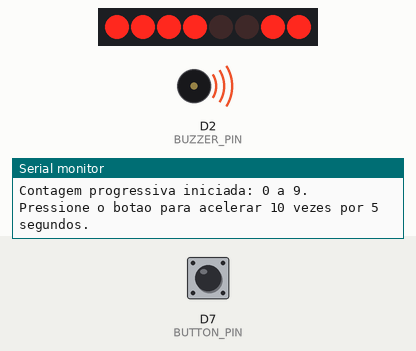
Recording of a program running on a simulated ESP8266 (NodeMCU). Shown: 8 port-expander outputs drawn as a row of LEDs (first output left, lit = HIGH), buzzer (waves = sounding, pin HIGH), the last lines printed to the serial monitor. Wiring (inferred from the names in the program): PCF8574 port expander at I2C address 0x20. Wiring (inferred from the signals the program sends): row of LEDs: on Q0, Q1, Q2, Q3, Q4, Q5, Q6, Q7. The test bench sets the inputs (shaded band); at power-on: D7 (BUTTON_PIN) HIGH.

Above: at 1.1 s.
At 2.6 s:
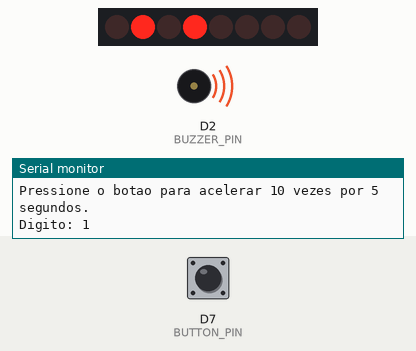
2.7 s: D7 (BUTTON_PIN) pulled LOW for 0.15 s
At 3.89 s:
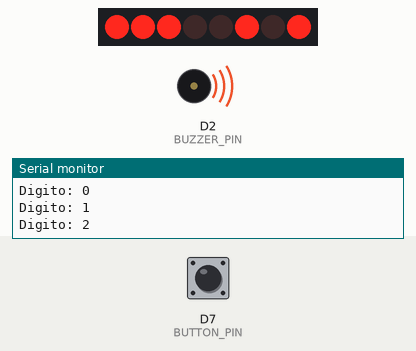
At 4.29 s:
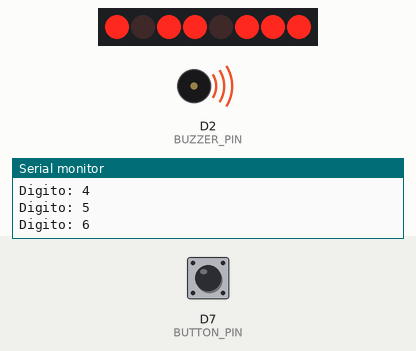
5.9 s: D7 (BUTTON_PIN) pulled LOW for 1 s
Timing chart, 0 to 13.5 s (numbered marks = the images above; inputs shaded):
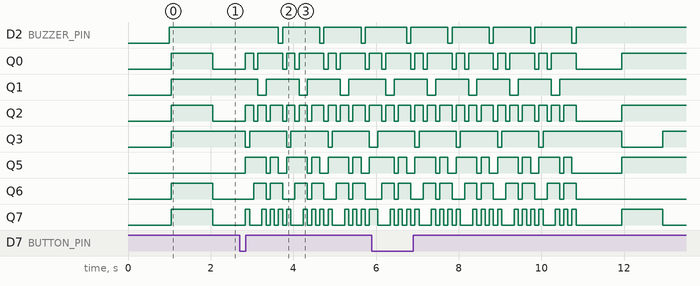

Measured:
- after the input at 2.7 s, D2 (BUZZER_PIN): alternates HIGH for 0.90 s and LOW for 0.10 s, starting after 0.94 s

The program:

main.cpp
```cpp
#include <Arduino.h>
#include <Wire.h>

constexpr uint8_t PCF8574_ADDRESS = 0x20;
constexpr uint8_t BUTTON_PIN = D7;  // GPIO13, botao ligado ao GND
constexpr uint8_t BUZZER_PIN = D2;  // GPIO4, buzzer ativo em nivel LOW
constexpr unsigned long COUNT_INTERVAL_MS = 1000;
constexpr unsigned long FAST_COUNT_INTERVAL_MS = 100;
constexpr unsigned long ACCELERATION_DURATION_MS = 5000;
constexpr unsigned long DEBOUNCE_MS = 40;

bool pcf8574Available = false;
uint8_t currentDigit = 0;
bool accelerated = false;
bool lastButtonReading = HIGH;
bool stableButtonState = HIGH;
unsigned long lastDebounceTime = 0;
unsigned long lastCountTime = 0;
unsigned long accelerationStartTime = 0;

// Mapeamento real identificado no teste:
// P0=a, P1=b, P2=d, P3=c, P4=DP, P5=g, P6=f, P7=e.
// A tabela usa 1 para indicar cada segmento que deve ficar aceso.
constexpr uint8_t DIGIT_SEGMENTS[10] = {
  0b11001111,  // 0
  0b00001010,  // 1
  0b10100111,  // 2
  0b00101111,  // 3
  0b01101010,  // 4
  0b01101101,  // 5
  0b11101101,  // 6
  0b00001011,  // 7
  0b11101111,  // 8
  0b01101111   // 9
};

bool scanI2CBus() {
  uint8_t devicesFound = 0;
  bool pcf8574Found = false;

  Serial.println();
  Serial.println("Iniciando varredura do barramento I2C...");

  // Os enderecos I2C validos para dispositivos de 7 bits vao de 0x01 a 0x7E.
  for (uint8_t address = 1; address < 127; address++) {
    Wire.beginTransmission(address);
    const uint8_t error = Wire.endTransmission();

    if (error == 0) {
      Serial.print("Dispositivo encontrado no endereco 0x");
      if (address < 0x10) {
        Serial.print('0');
      }
      Serial.println(address, HEX);

      devicesFound++;
      if (address == PCF8574_ADDRESS) {
        pcf8574Found = true;
      }
    } else if (error == 4) {
      Serial.print("Erro desconhecido no endereco 0x");
      if (address < 0x10) {
        Serial.print('0');
      }
      Serial.println(address, HEX);
    }

    yield();
  }

  Serial.println();
  if (devicesFound == 0) {
    Serial.println("Nenhum dispositivo I2C foi encontrado.");
  } else {
    Serial.print("Total de dispositivos encontrados: ");
    Serial.println(devicesFound);
  }

  if (pcf8574Found) {
    Serial.println("OK: PCF8574P encontrado no endereco esperado 0x20.");
    Serial.println("A comunicacao I2C esta funcionando.");
  } else {
    Serial.println("FALHA: PCF8574P nao foi encontrado no endereco 0x20.");
    Serial.println("Confira alimentacao, GND comum, SDA em D6, SCL em D5 e A0-A2 em GND.");
  }

  return pcf8574Found;
}

bool displayDigit(uint8_t digit) {
  if (digit > 9) {
    return false;
  }

  // O 5161BS-1 e de anodo comum: 0 acende e 1 apaga cada saida.
  // A inversao tambem mantem o ponto decimal apagado.
  const uint8_t pcfOutput = static_cast<uint8_t>(~DIGIT_SEGMENTS[digit]);

  Wire.beginTransmission(PCF8574_ADDRESS);
  Wire.write(pcfOutput);
  return Wire.endTransmission() == 0;
}

void updateBuzzer(uint8_t digit) {
  digitalWrite(BUZZER_PIN, digit == 0 ? LOW : HIGH);
}

void setup() {
  Serial.begin(115200);
  delay(1000);

  pinMode(BUTTON_PIN, INPUT_PULLUP);
  pinMode(BUZZER_PIN, OUTPUT);
  digitalWrite(BUZZER_PIN, HIGH);

  Serial.println();
  Serial.println("ESP8266 - teste I2C do PCF8574P");
  Serial.println("SDA: D6 (GPIO12) | SCL: D5 (GPIO14)");
  Serial.println("Botao: D7 (GPIO13) ligado ao GND");
  Serial.println("Buzzer: D2 (GPIO4)");

  Wire.begin(D6, D5);
  Wire.setClock(100000);

  pcf8574Available = scanI2CBus();

  if (pcf8574Available) {
    Serial.println();
    if (displayDigit(0)) {
      Serial.println("Contagem progressiva iniciada: 0 a 9.");
      Serial.println("Pressione o botao para acelerar 10 vezes por 5 segundos.");
      lastCountTime = millis();
    } else {
      Serial.println("FALHA: nao foi possivel mostrar o primeiro digito.");
      pcf8574Available = false;
    }
  } else {
    Serial.println("A contagem nao foi iniciada porque o PCF8574P nao respondeu.");
  }
}

void loop() {
  const unsigned long now = millis();
  const bool buttonReading = digitalRead(BUTTON_PIN);

  if (buttonReading != lastButtonReading) {
    lastDebounceTime = now;
    lastButtonReading = buttonReading;
  }

  if ((now - lastDebounceTime) >= DEBOUNCE_MS &&
      buttonReading != stableButtonState) {
    stableButtonState = buttonReading;

    if (stableButtonState == LOW) {
      accelerated = true;
      accelerationStartTime = now;
      lastCountTime = now;
      Serial.println("Aceleracao ativada por 5 segundos.");
    }
  }

  if (accelerated &&
      (now - accelerationStartTime) >= ACCELERATION_DURATION_MS) {
    accelerated = false;
    lastCountTime = now;
    Serial.println("Velocidade normal restaurada.");
  }

  const unsigned long activeCountInterval =
    accelerated ? FAST_COUNT_INTERVAL_MS : COUNT_INTERVAL_MS;

  if (pcf8574Available &&
      (now - lastCountTime) >= activeCountInterval) {
    lastCountTime = now;
    currentDigit = (currentDigit + 1) % 10;

    if (displayDigit(currentDigit)) {
      updateBuzzer(currentDigit);
      Serial.print("Digito: ");
      Serial.println(currentDigit);
    } else {
      Serial.println("Erro de comunicacao ao atualizar o display.");
    }
  }
}
```
